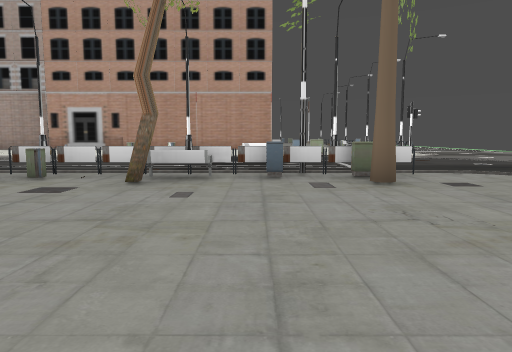
[1] (above)

24 first-person views from a walk through a level from a Godot 3-D game. The camera is 1.3 m above the floor, tilts 6° down and sees 70° across. The floor is counted in squares, 2 m on a side. Each view is taken from the middle of a square. On the plan, view 1 faces up. The plan holds only what a view shows up to about 11 squares ahead; the rest is blank. The place goes on beyond the plan. Some surface patterns are stand-ins.

[2]
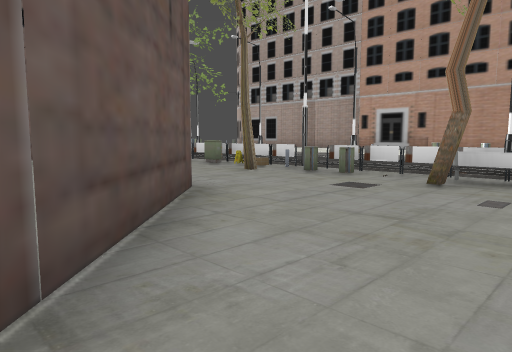

[3]
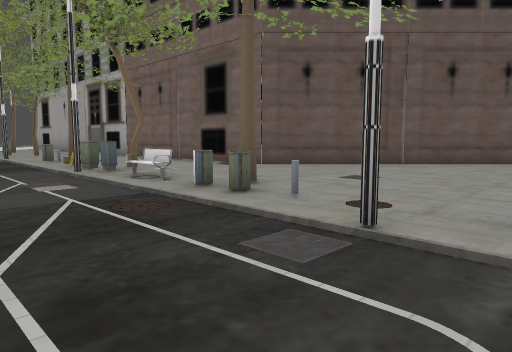

[4]
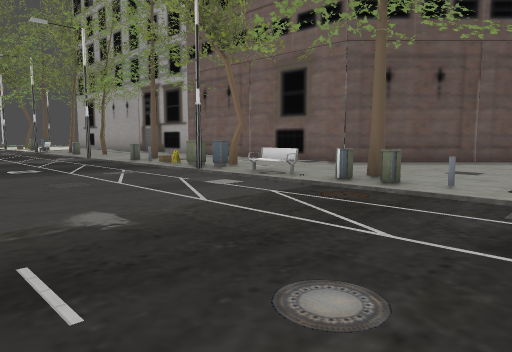

[5]
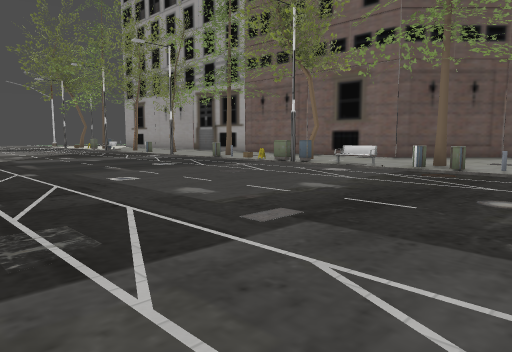

[6]
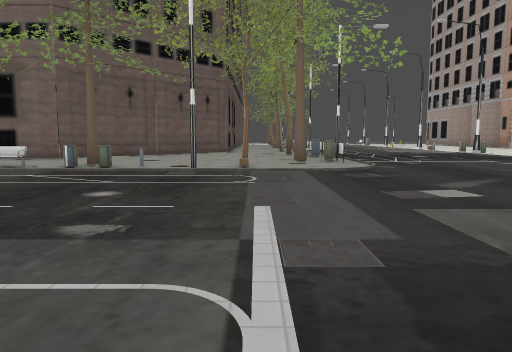

[7]
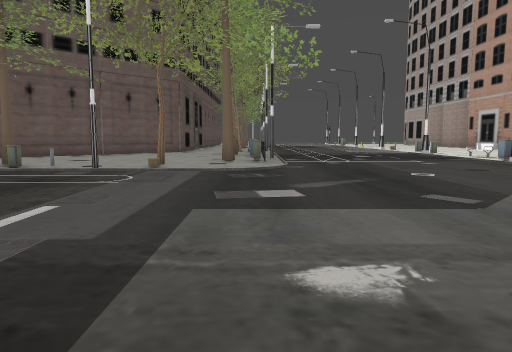

[8]
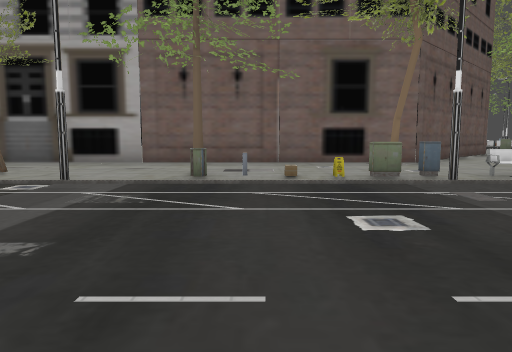

[9]
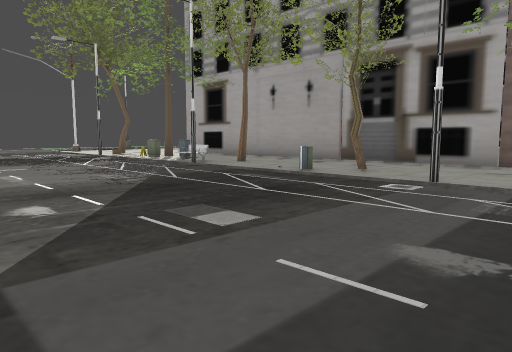

[10]
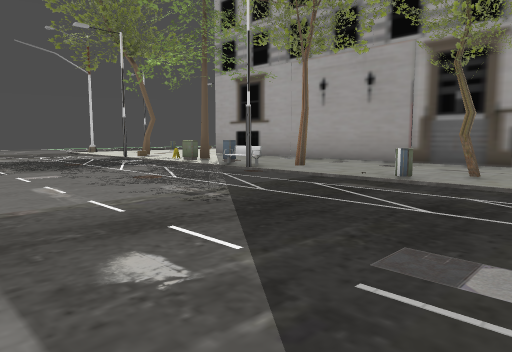

[11]
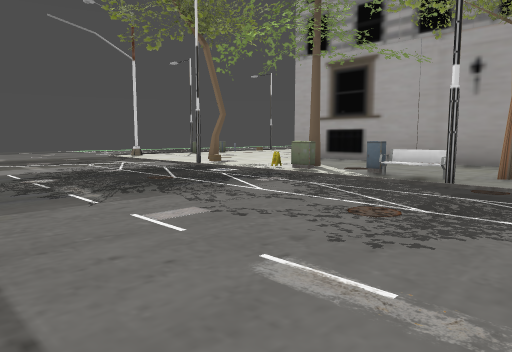

[12]
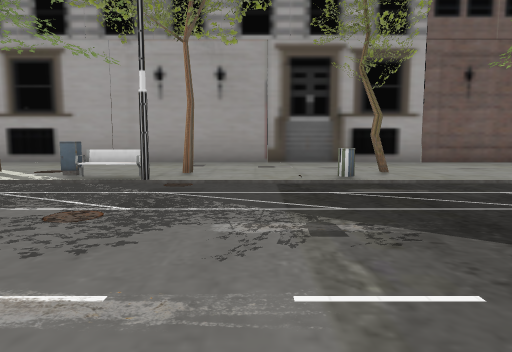

[13]
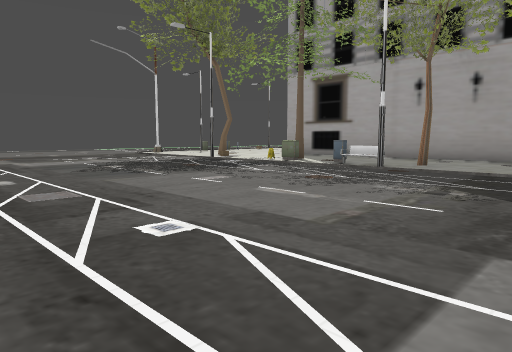

[14]
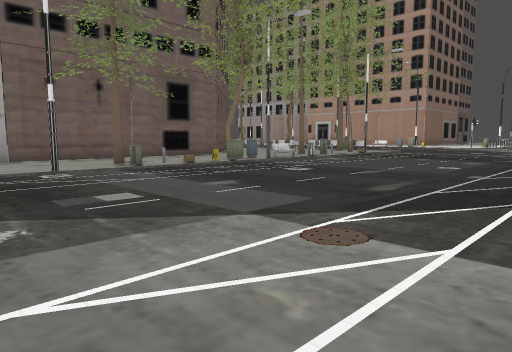

[15]
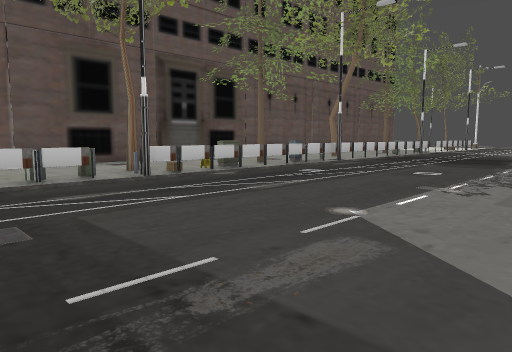

[16]
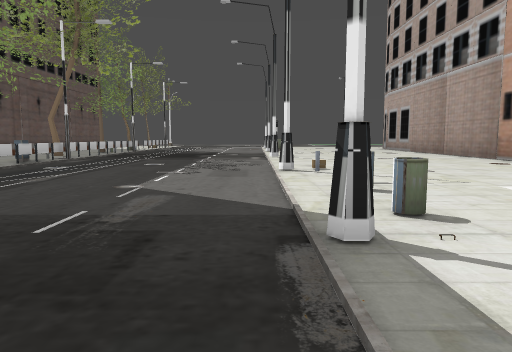

[17]
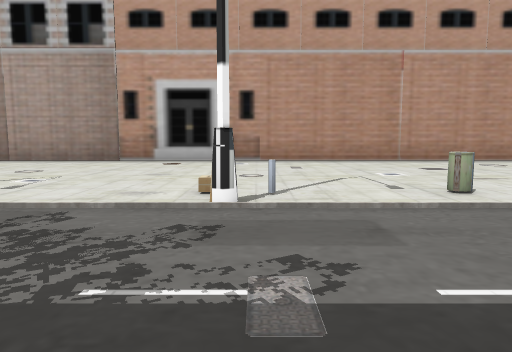

[18]
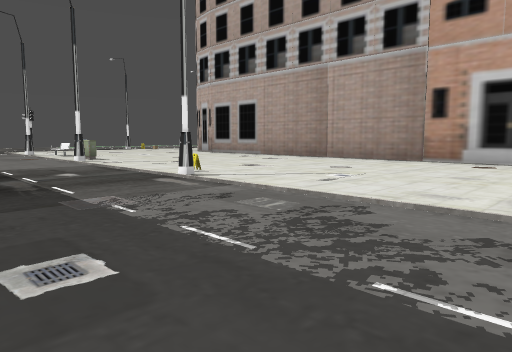

[19]
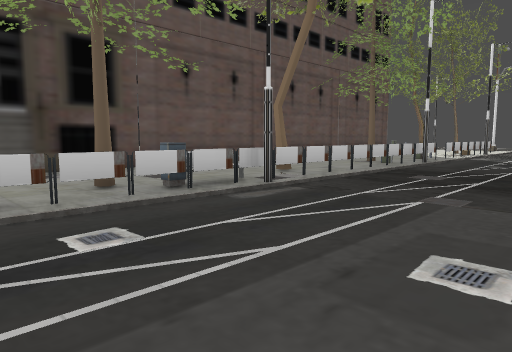

[20]
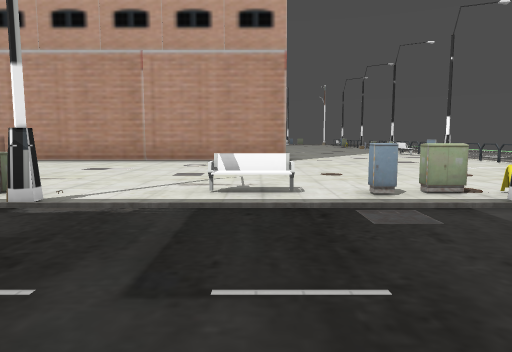

[21]
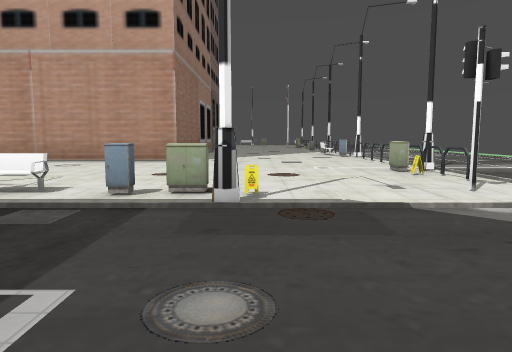

[22]
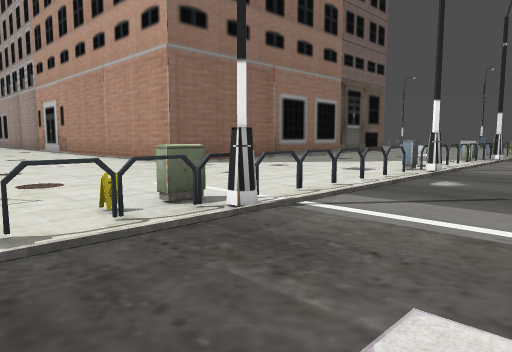

[23]
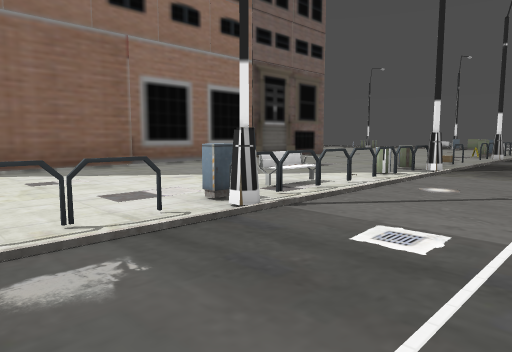

[24]
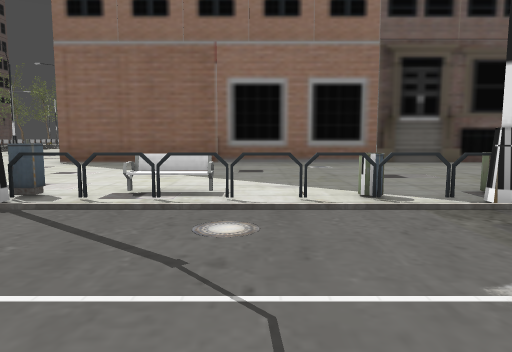

### Floor plan
Key: @ floor where view 1 was taken; # wall or solid block; x gap in a wall; . floor; / step, stairs or slope; = window, fence, low wall or low ledge; T thing the floor can be seen under or through.
Columns run from 14 left of view 1 to 12 right of it. Each row starts with its distance up from view 1.
 31                     #.
 30               #    ...
 29               #.....=.
 28               #.......
 27               #.....=..
 26               #.....T..
 25               #.....T...
 24               #.....=....
 23               #.....=...
 22               #.....=...
 21               #.........
 20               #.....=....
 19 ###############.....#....
 18 ....................#...
 17 ....................#...
 16 ....................#...
 15 ....................=...
 14 ..............=.........
 13 .=.....#...=....##..#
 12 ....................
 11 ......................
 10 ......................
  9 .......................
  8 .........................
  7 ..........................
  6 ===#=====#=======..........
  5 ..........................
  4 .................#.........
  3     ...............#.......
  2 ###########................
  1         ...#...............
  0             #.@...=........
 -1              #....=.......
 -2               ..../.......
 -3               #...#.......
 -4               #...#.......
 -5               #...........
 -6               #...........
 -7               #...=.......
 -8               #............
 -9               #....#.......
-10               #............
-11               #...=........
-12               #............
-13               #............
-14               #..#.........
-15               #...=.......
-16               #...x.......
-17               #...........
-18               #...=.......
-19               #...........

Where each view was taken, in squares from view 1:
view 1: 0 up, 0 right, facing up
view 2: 0 up, 0 right, facing up-left
view 3: 4 up, 7 right, facing down-left
view 4: 3 up, 9 right, facing down-left
view 5: 3 up, 12 right, facing down-left
view 6: 4 up, 12 right, facing left
view 7: 6 up, 12 right, facing left
view 8: 6 down, 10 right, facing left
view 9: 7 down, 10 right, facing down-left
view 10: 9 down, 10 right, facing down-left
view 11: 13 down, 10 right, facing down-left
view 12: 13 down, 10 right, facing left
view 13: 11 down, 12 right, facing down-left
view 14: 11 down, 12 right, facing up-left
view 15: 12 up, 2 left, facing down-left
view 16: 12 up, 0 right, facing left
view 17: 9 up, 7 left, facing up
view 18: 9 up, 7 left, facing up-left
view 19: 10 up, 7 left, facing down-left
view 20: 9 up, 0 right, facing up
view 21: 9 up, 3 right, facing up
view 22: 14 up, 9 right, facing up-left
view 23: 19 up, 9 right, facing up-left
view 24: 24 up, 10 right, facing left
